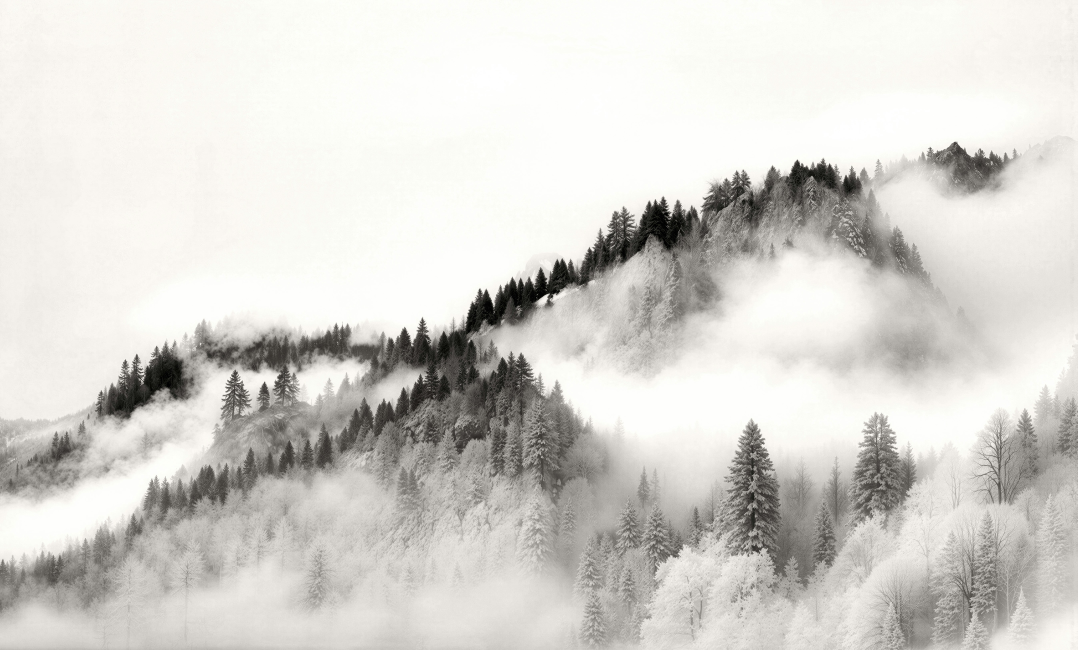
#> input picture main-landscape.png, 5386 x 3249 px (shown at 1/5 size)
$ python -i dashboard.py   (imports and definitions only)
#> lines starting #> are read from the running program, lines starting #| are printed output that depends on the picture
#!/usr/bin/env python3
"""
Kindle Dashboard — portrait 1236x1648, e-ink editorial.
Redesign pass: integrated bleed illustration, inline temp+condition,
two-column Up Next / Reminders, softer filled-icon language.
"""

import datetime
import json
import math
import os
import subprocess
from zoneinfo import ZoneInfo

from PIL import Image, ImageDraw, ImageEnhance, ImageFont, ImageOps

# ============================================================
# CONFIG
# ============================================================
BASE = os.path.dirname(os.path.abspath(__file__))
if not os.path.isdir(BASE) or not os.path.exists(os.path.join(BASE, "dashboard.py")):
    BASE = os.path.expanduser("~/KindleDashboard")

CONFIG_PATH = os.path.join(BASE, "config.json")


def load_config():
    defaults = {"name": "", "city": "", "country": "", "reminders": []}
    try:
        with open(CONFIG_PATH) as f:
            cfg = json.load(f)
        for k, v in defaults.items():
            cfg.setdefault(k, v)
        return cfg
    except Exception:
        return defaults


CFG = load_config()

# ============================================================
# CANVAS
# ============================================================
W, H = 1236, 1648
img = Image.new("L", (W, H), 255)
#> img: PIL image 1236x1648 L; every value is 255
draw = ImageDraw.Draw(img)
MARGIN = 60

# ============================================================
# FONTS
# ============================================================
FONT_DIRS = [
    os.path.join(BASE, "fonts"),
    "/System/Library/Fonts",
    "/System/Library/Fonts/Supplemental",
    "/Library/Fonts",
    "/usr/share/fonts/truetype/google-fonts",
    "/usr/share/fonts/truetype/inter",
    "/usr/share/fonts/truetype/dejavu",
]


def find_font(candidates):
    for d in FONT_DIRS:
        for name in candidates:
            p = os.path.join(d, name)
            if os.path.exists(p):
                return p
    return None


_SERIF = find_font(["Lora-Variable.ttf", "Lora.ttf", "Georgia.ttf", "DejaVuSerif.ttf"])
_SANS = find_font(["Inter-Variable.ttf", "Inter.ttc", "HelveticaNeue.ttc", "Helvetica.ttc", "DejaVuSans.ttf"])
_SANS_BOLD = find_font(["Inter-Bold.ttf", "HelveticaNeue-Bold.ttf", "DejaVuSans-Bold.ttf"])
_MONO = find_font(["SFNSMono.ttf", "Menlo.ttc", "DejaVuSansMono.ttf"])


def F(path, size, variation=None):
    """Load a font; if it's a variable font, switch to the named weight."""
    if not path:
        return ImageFont.load_default()
    try:
        f = ImageFont.truetype(path, size)
    except Exception:
        return ImageFont.load_default()
    if variation:
        try:
            names = {n.decode() if isinstance(n, bytes) else n for n in f.get_variation_names()}
            if variation in names:
                f.set_variation_by_name(variation)
        except Exception:
            pass
    return f


# Serif at three real weights via the variable font — no faux-bold anywhere.
DATE_HEAD = F(_SERIF, 50, "SemiBold")
CITY_LINE = F(_SERIF, 30, "Regular")
GREETING = F(_SANS, 26, None)
BIG_TEMP = F(_SERIF, 158, "SemiBold")
CONDITION = F(_SERIF, 54, "Regular")
STATUS = F(_SANS, 28, None)
SECTION_LABEL = F(_SANS_BOLD, 25, None)
ROW_TIME = F(_SANS_BOLD, 29, None)
ROW_TITLE = F(_SANS, 29, None)
REMIND_TEXT = F(_SANS, 27, None)
OUTLOOK_DAY = F(_SERIF, 32, "SemiBold")
OUTLOOK_TEMP = F(_SERIF, 36, "Regular")
OUTLOOK_COND = F(_SANS, 23, None)
CITY_BIG = F(_SERIF, 52, "SemiBold")
UPDATED = F(_MONO, 16)
CLOCK = F(_SERIF, 96, "SemiBold")

INK = 15        # near-black, softer than pure 0 for a warmer e-ink look
MUTE = 110      # secondary text
FAINT = 190     # rules

# ============================================================
# HELPERS
# ============================================================
def txt(x, y, s, f, fill=INK, anchor=None):
    draw.text((x, y), s, font=f, fill=fill, anchor=anchor)


def text_w(s, f):
#> called with s = 'Synced 16:31'
    b = draw.textbbox((0, 0), s, font=f)
#> b = (0, 3, 116, 18)
#> `stamp_w = text_w(generated_stamp, UPDATED)`: stamp_w = 116
#> `cond_x = MARGIN + text_w(temp_str, BIG_TEMP) + 24`: cond_x = 270
#> the loop in two_columns, `for i, item in enumerate(left_items):` made 1 pass
#> further down, picture is the input picture: PIL image 5386x3249 RGB; mean R, G, B 213.5, 211.6, 206.9
    return b[2] - b[0]


def text_h(s, f):
    b = draw.textbbox((0, 0), s, font=f)
    return b[3] - b[1]


def rule(y, x1=MARGIN, x2=W - MARGIN, shade=FAINT, width=2):
    draw.line((x1, y, x2, y), fill=shade, width=width)


def fit_text(s, base_path, max_width, start_size, min_size=14, variation=None):
    lo, hi = min_size, start_size
    best = F(base_path, min_size, variation)
    while lo <= hi:
        mid = (lo + hi) // 2
        f = F(base_path, mid, variation)
        if text_w(s, f) <= max_width:
            best = f
            lo = mid + 1
        else:
            hi = mid - 1
    return best


# [77 lines left out: functions section_header, icon_calendar, icon_checklist, icon_outlook, draw_weather_icon, cover_crop, not called in this run]


def process_photo(im, gamma=1.05, contrast=1.3, sharpness=1.5):
#> called with gamma = 1.05, contrast = 1.3, sharpness = 1.5
    im = ImageOps.grayscale(im)
    im = ImageOps.autocontrast(im, cutoff=1)
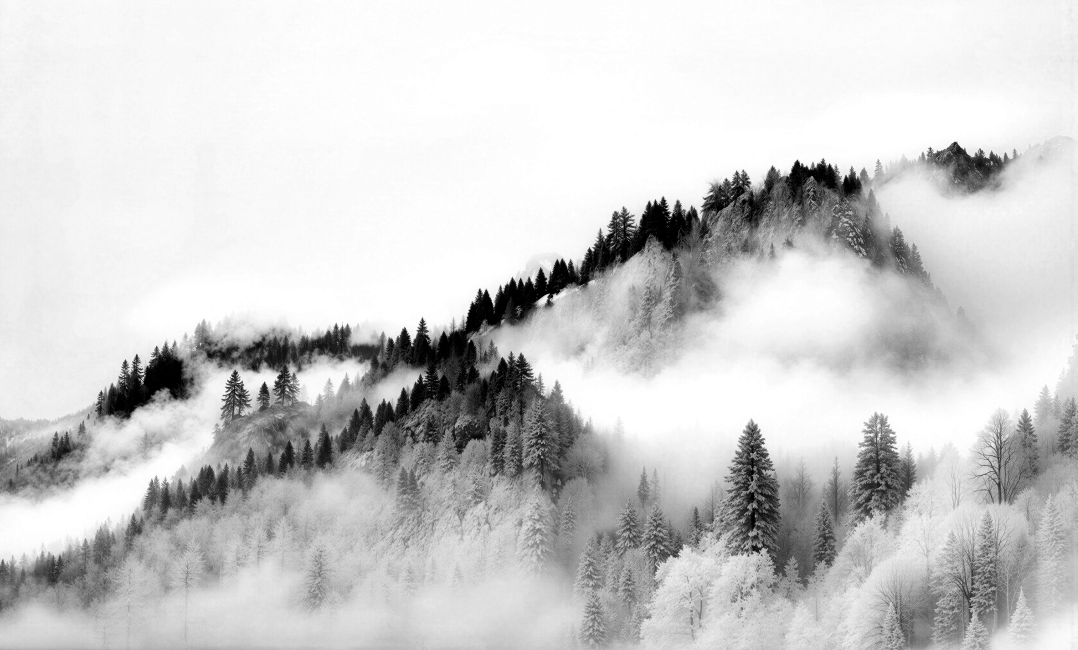
#> im: PIL image 5386x3249 L (shown at 1/5 size); min 0, max 255, mean 204.3
    lut = [min(255, int(((i / 255.0) ** gamma) * 255)) for i in range(256)]
    im = im.point(lut)
    im = ImageEnhance.Contrast(im).enhance(contrast)
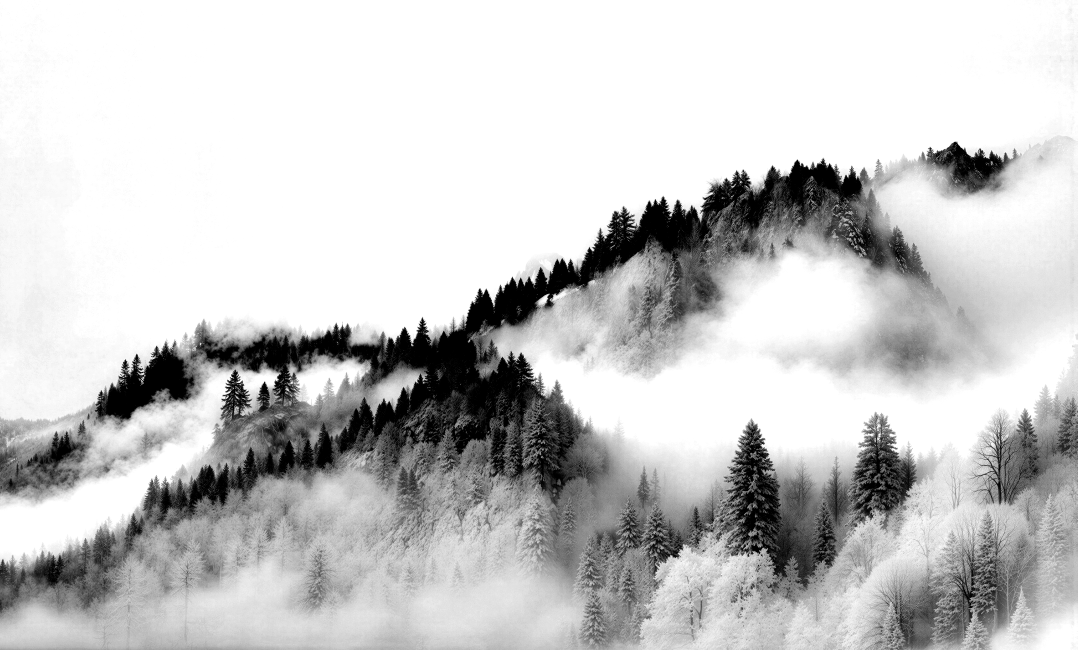
#> im: PIL image 5386x3249 L (shown at 1/5 size); min 0, max 255, mean 199.4
    im = ImageEnhance.Sharpness(im).enhance(sharpness)
    return im


# [11 lines left out: function feather_left_edge, not called in this run]


def light_chip(x, y, w, h, radius=10, fill=246):
    draw.rounded_rectangle((x, y, x + w, y + h), radius=radius, fill=fill)


def two_columns(items, x, y, col_w, row_h, row_draw_fn, max_rows_per_col=2):
    """Lay `items` into a left/right column pair, filling left first."""
    n = len(items)
    left_n = min(max_rows_per_col, math.ceil(n / 2)) if n > max_rows_per_col else n
    left_items = items[:left_n]
    right_items = items[left_n:left_n + max_rows_per_col]
    for i, item in enumerate(left_items):
        row_draw_fn(item, x, y + i * row_h)
    for i, item in enumerate(right_items):
        row_draw_fn(item, x + col_w, y + i * row_h)
    rows_used = max(len(left_items), len(right_items))
    return rows_used


# ============================================================
# LIVE DATA — calendar
# ============================================================
today_events = []
upcoming = []
calendar_url = os.environ.get("CALENDAR_ICAL_URL", "").strip()

# [62 lines not run here, left out]

# ============================================================
# LIVE DATA — weather
# ============================================================
WEATHER_CODES = {
    0: "Clear", 1: "Mainly clear", 2: "Partly cloudy", 3: "Cloudy",
    45: "Fog", 48: "Fog", 51: "Light drizzle", 53: "Drizzle", 55: "Drizzle",
    61: "Light rain", 63: "Rain", 65: "Heavy rain",
    71: "Light snow", 73: "Snow", 75: "Heavy snow",
    80: "Showers", 81: "Showers", 82: "Heavy showers",
    95: "Thunderstorm", 96: "Thunderstorm", 99: "Thunderstorm",
}

weather = {
    "temp": "--", "feels_like": None, "humidity": "--", "condition": "Weather unavailable",
    "low": "--", "high": "--", "ok": False, "days": [],
}


def run(cmd, timeout=15):
    try:
        return subprocess.check_output(cmd, text=True, timeout=timeout, stderr=subprocess.DEVNULL).strip()
    except Exception:
        return ""


# [1 line that did not run here, left out]
# [18 lines not run here, left out]

# ============================================================
# DATE / TIME
# ============================================================
now = datetime.datetime.now(ZoneInfo("Asia/Shanghai"))
clock_str = now.strftime("%H:%M")
short_date = now.strftime("%A, %-d %B")
greeting = "Good morning" if now.hour < 12 else "Good afternoon" if now.hour < 18 else "Good evening"
if CFG.get("name"):
    greeting = f"{greeting}, {CFG['name']}"
generated_stamp = now.strftime("Synced %H:%M")

# ============================================================
# HEADER — illustration bleeds from top right, text on the left
# ============================================================
IMG_ZONE_H = 500
SCENE_W = int(W * 0.62)
SCENE_H = IMG_ZONE_H

scene_path = None
# [12 lines not run here, left out]

# Text column, capped to the left of where the illustration starts
TEXT_MAX_W = W - SCENE_W + 40  # a little overlap allowed since the edge is feathered

# Small "synced" note top-right, since the big clock below is a
# snapshot from render time, not a live tick — this keeps that honest
# without taking up hero space.
stamp_w = text_w(generated_stamp, UPDATED)
# [3 lines not run here, left out]
clock_bottom = 40 + 118

# [9 lines not run here, left out]

# Big temp inline with condition (baseline-aligned)
# [1 line that did not run here, left out]
temp_str = f"{weather['temp']}°"
# [1 line not run here, left out]
cond_x = MARGIN + text_w(temp_str, BIG_TEMP) + 24
# [1 line not run here, left out]

# [1 line that did not run here, left out]
# [9 lines not run here, left out]

y = IMG_ZONE_H + 56

# ============================================================
# UP NEXT — two columns
# ============================================================
# [4 lines not run here, left out]

rows = []
# [5 lines not run here, left out]
if not rows:
    rows = [("-", "Nothing on the calendar")]

col_w = (W - 2 * MARGIN) // 2
ROW_H_EVENTS = 108


def draw_event_row(item, x, ry):
    t, title = item
    txt(x, ry, t, ROW_TIME)
    # Position the title relative to the time'''s actual rendered width —
    # "14:15" and "Fri 08:25" aren'''t the same length, so a fixed offset
    # here was letting the longer upcoming-day format run into the title.
    time_w = text_w(t, ROW_TIME)
    title_x = x + time_w + 28
    max_w = (x + col_w) - title_x - 16
    f = fit_text(title, _SANS, max_w, start_size=29, min_size=19)
    txt(title_x, ry, title, f)


rows_used = two_columns(rows, MARGIN, y, col_w, ROW_H_EVENTS, draw_event_row, max_rows_per_col=2)
# [1 line not run here, left out]

# ============================================================
# REMINDERS — two columns, checkboxes
# ============================================================
reminders = [r for r in CFG.get("reminders", []) if r]
# [23 lines not run here, left out]

days = weather.get("days", [])
# [16 lines not run here, left out]

# ============================================================
# FOOTER BANNER
# ============================================================
BANNER_H = 190
BANNER_Y = H - BANNER_H

footer_path = None
# [13 lines not run here, left out]

city = CFG.get("city", "")
# [10 lines not run here, left out]

# ============================================================
# SAVE
# ============================================================
out_path = os.path.join(BASE, "dashboard.png")
# [2 lines not run here, left out]

kindle_path = os.path.join(BASE, "dashboard-kindle.png")
# [2 lines not run here, left out]

>>> from PIL import Image
>>> picture = Image.open('main-landscape.png')
>>> result = process_photo(picture)
